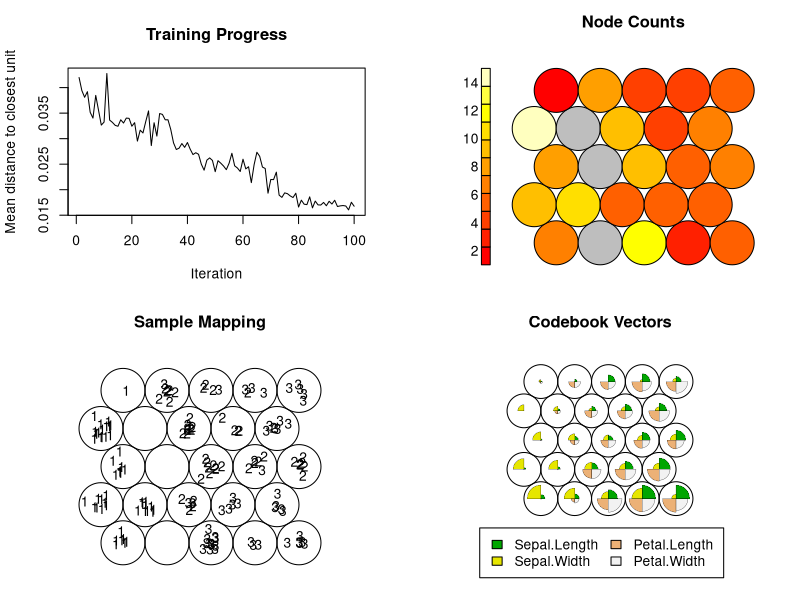
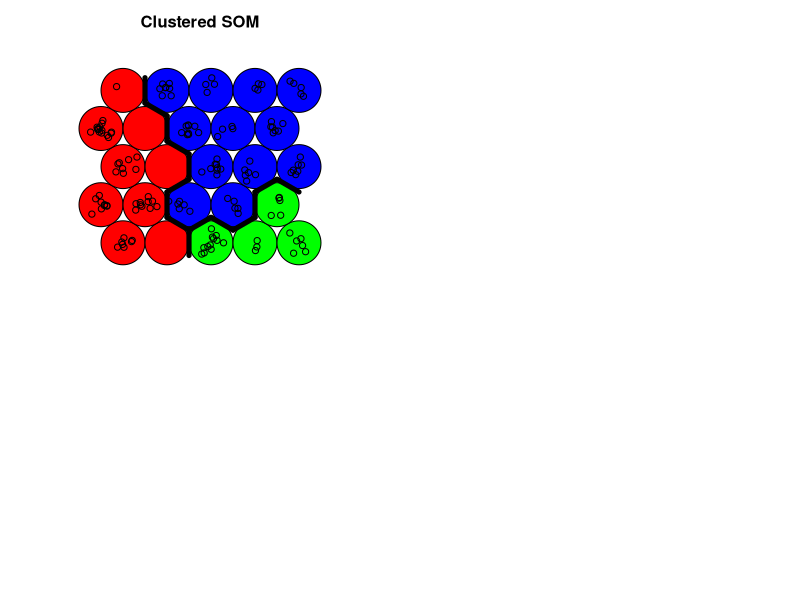

Reproduce these figures in R, in order.
# Load required package
if (!require("kohonen")) install.packages("kohonen", dependencies = TRUE)
library(kohonen)

# Load the dataset
# We'll use the built-in iris dataset for demonstration
# Normalize the data (excluding the Species column)
iris_data <- scale(iris[, -5])

# Set up the grid for SOM
som_grid <- somgrid(xdim = 5, ydim = 5, topo = "hexagonal")

# Train the SOM
set.seed(123)  # For reproducibility
som_model <- som(iris_data, grid = som_grid, rlen = 100)
png("unit2/output/selfOrganizal.png")
# Plot the SOM results
par(mfrow = c(2, 2))

# Plot changes during training
plot(som_model, type = "changes", main = "Training Progress")

# Plot the map of node counts
plot(som_model, type = "counts", main = "Node Counts")

# Plot the mapping of samples
plot(som_model, type = "mapping", labels = as.integer(iris$Species), main = "Sample Mapping")

# Plot the codebook vectors
plot(som_model, type = "codes", main = "Codebook Vectors")

# Cluster analysis
# Perform hierarchical clustering on the SOM codes
som_cluster <- cutree(hclust(dist(som_model$codes[[1]])), k = 3)

# Plot the SOM with clusters
plot(som_model, type = "mapping", bgcol = rainbow(3)[som_cluster], main = "Clustered SOM")

# Add a legend for the clusters
add.cluster.boundaries(som_model, som_cluster)

cat("SOM implementation and visualization complete.")
dev.off()
